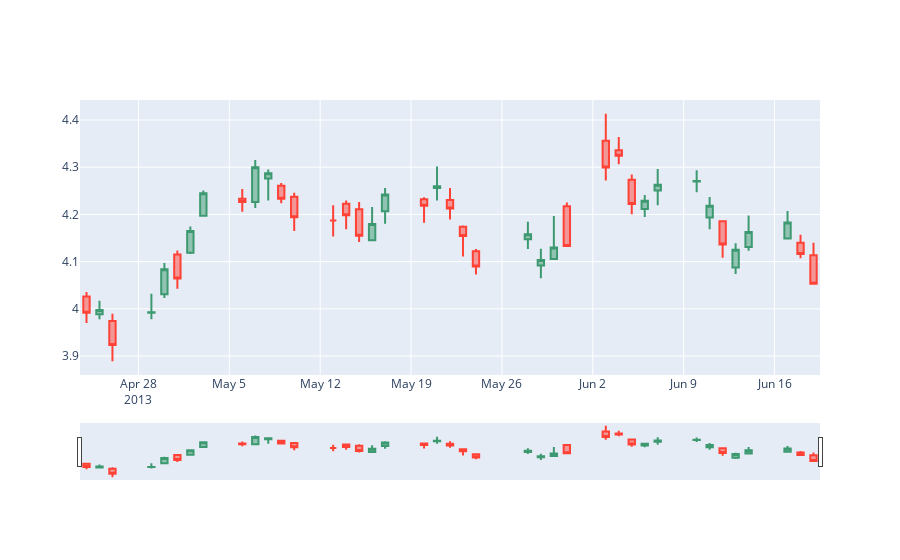

This figure's notebook cell:
### Code cell
import plotly.graph_objects as go
from plotly.subplots import make_subplots
from datetime import datetime

dfpl = df[60:100]
fig = go.Figure(data=[go.Candlestick(x=dfpl.index,
                open=dfpl['Open'],
                high=dfpl['High'],
                low=dfpl['Low'],
                close=dfpl['Close'])])
plt.axhline(y = resistance[88], color = 'r', linestyle = '-')
fig.show()
